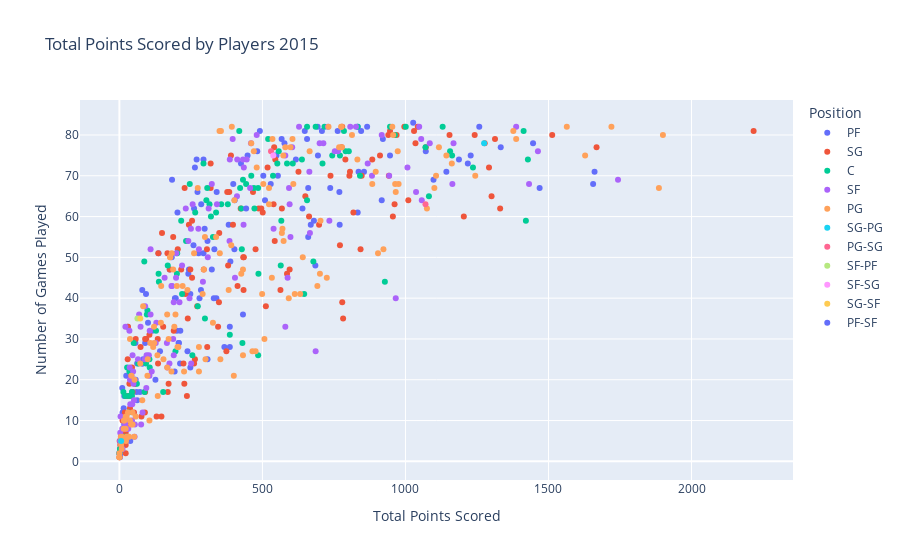

The notebook cell this image was saved under:
### Code cell
# try with hover_name
fig4 = px.scatter(_2015seasons_df, x="PTS", y="G", color='Pos', size_max=25, 
                    title="Total Points Scored by Players 2015", 
                    labels= {
                        "Pos" : "Position", "G" : "Number of Games Played", "PTS": "Total Points Scored"
                    }, hover_name=_2015seasons_df["Player"])
fig4.show()

### Figure 1 — Plotly figure (JSON) as saved in the notebook; plotly's stock layout.template omitted (floating-point values rounded to 4 significant figures; data arrays with more than 128 entries replaced by an {"elided": "..."} marker saying what was removed)
{"data": [{"hovertemplate": "<b>%{hovertext}</b><br><br>Position=PF<br>Total Points Scored=%{x}<br>Number of Games Played=%{y}<extra></extra>", "hovertext": {"elided": "143 str values"}, "legendgroup": "PF", "marker": {"color": "#636efa", "symbol": "circle"}, "mode": "markers", "name": "PF", "orientation": "v", "showlegend": true, "type": "scatter", "x": {"elided": "143 int values"}, "xaxis": "x", "y": {"elided": "143 int values"}, "yaxis": "y"}, {"hovertemplate": "<b>%{hovertext}</b><br><br>Position=SG<br>Total Points Scored=%{x}<br>Number of Games Played=%{y}<extra></extra>", "hovertext": {"elided": "143 str values"}, "legendgroup": "SG", "marker": {"color": "#EF553B", "symbol": "circle"}, "mode": "markers", "name": "SG", "orientation": "v", "showlegend": true, "type": "scatter", "x": {"elided": "143 int values"}, "xaxis": "x", "y": {"elided": "143 int values"}, "yaxis": "y"}, {"hovertemplate": "<b>%{hovertext}</b><br><br>Position=C<br>Total Points Scored=%{x}<br>Number of Games Played=%{y}<extra></extra>", "hovertext": ["Steven Adams", "Alexis Ajinca", "Cole Aldrich", "Lavoy Allen", "Chris Andersen", "Joel Anthony", "Pero Antic", "Omer Asik", "Andrea Bargnani", "Earl Barron", "Aron Baynes", "Sim Bhullar", "Bismack Biyombo", "Tarik Black", "Tarik Black", "Tarik Black", "Andrew Bogut", "Chris Bosh", "Elton Brand", "Clint Capela", "Tyson Chandler", "DeMarcus Cousins", "Samuel Dalembert", "Dewayne Dedmon", "Gorgui Dieng", "Andre Drummond", "Tim Duncan", "Festus Ezeli", "Joel Freeland", "Marc Gasol", "Rudy Gobert", "Marcin Gortat", "Justin Hamilton", "Justin Hamilton", "Justin Hamilton", "Chuck Hayes", "Brendan Haywood", "John Henson", "Roy Hibbert", "J.J. Hickson", "Jordan Hill", "Ryan Hollins", "Al Horford", "Dwight Howard", "Bernard James", "Al Jefferson", "DeAndre Jordan", "Jerome Jordan", "Chris Kaman", "Enes Kanter", "Enes Kanter", "Enes Kanter", "Alex Kirk", "Kosta Koufos", "Ognjen Kuzmic", "Joffrey Lauvergne", "Alex Len", "Meyers Leonard", "Brook Lopez", "Robin Lopez", "Ian Mahinmi", "JaVale McGee", "JaVale McGee", "JaVale McGee", "Nazr Mohammed", "Timofey Mozgov", "Timofey Mozgov", "Timofey Mozgov", "Joakim Noah", "Nerlens Noel", "Lucas Nogueira", "Jusuf Nurkic", "Kelly Olynyk", "Arinze Onuaku", "Zaza Pachulia", "Nikola Pekovic", "Kendrick Perkins", "Kendrick Perkins", "Kendrick Perkins", "Mason Plumlee", "Miles Plumlee", "Miles Plumlee", "Miles Plumlee", "Miroslav Raduljica", "Robert Sacre", "Larry Sanders", "Kevin Seraphin", "Henry Sims", "Jason Smith", "Marreese Speights", "Tiago Splitter", "Greg Stiemsma", "Ronny Turiaf", "Jonas Valanciunas", "Anderson Varejao", "Nikola Vucevic", "Hassan Whiteside", "Jeff Withey", "Cody Zeller", "Tyler Zeller"], "legendgroup": "C", "marker": {"color": "#00cc96", "symbol": "circle"}, "mode": "markers", "name": "C", "orientation": "v", "showlegend": true, "type": "scatter", "x": [537, 443, 338, 315, 320, 87, 356, 557, 430, 32, 461, 2, 304, 379, 105, 274, 422, 928, 96, 32, 771, 1421, 128, 216, 710, 1130, 1070, 201, 169, 1413, 686, 1001, 219, 66, 153, 50, 35, 470, 802, 552, 841, 137, 1156, 646, 44, 1082, 946, 138, 638, 1163, 678, 485, 4, 419, 20, 93, 432, 327, 1236, 566, 265, 106, 88, 18, 27, 785, 299, 486, 485, 744, 6, 426, 656, 27, 606, 386, 246, 202, 44, 717, 294, 233, 61, 8, 307, 196, 520, 586, 656, 791, 428, 14, 0, 963, 255, 1428, 564, 98, 472, 833], "xaxis": "x", "y": [70, 68, 61, 63, 60, 49, 63, 76, 29, 16, 70, 3, 64, 63, 25, 38, 67, 44, 36, 12, 75, 59, 32, 59, 73, 82, 77, 46, 48, 81, 82, 82, 41, 24, 17, 29, 22, 67, 76, 73, 70, 46, 76, 41, 16, 65, 82, 44, 74, 75, 49, 26, 5, 81, 16, 24, 69, 55, 72, 59, 61, 23, 17, 6, 23, 81, 35, 46, 67, 75, 6, 62, 64, 6, 73, 31, 68, 51, 17, 82, 73, 54, 19, 5, 67, 27, 79, 73, 82, 76, 52, 17, 2, 80, 26, 74, 48, 37, 62, 82], "yaxis": "y"}, {"hovertemplate": "<b>%{hovertext}</b><br><br>Position=SF<br>Total Points Scored=%{x}<br>Number of Games Played=%{y}<extra></extra>", "hovertext": ["Al-Farouq Aminu", "Kyle Anderson", "Carmelo Anthony", "Trevor Ariza", "Luke Babbitt", "Harrison Barnes", "Matt Barnes", "Nicolas Batum", "Bojan Bogdanovic", "Corey Brewer", "Corey Brewer", "Corey Brewer", "Chase Budinger", "Reggie Bullock", "Reggie Bullock", "Reggie Bullock", "Caron Butler", "Rasual Butler", "Bruno Caboclo", "DeMarre Carroll", "Omri Casspi", "Wilson Chandler", "Victor Claver", "Chris Copeland", "Robert Covington", "Jae Crowder", "Jae Crowder", "Jae Crowder", "Luigi Datome", "Luigi Datome", "Luigi Datome", "Austin Daye", "Austin Daye", "Austin Daye", "Luol Deng", "Mike Dunleavy", "Kevin Durant", "Cleanthony Early", "James Ennis", "Jeremy Evans", "Landry Fields", "Danilo Gallinari", "Francisco Garcia", "Rudy Gay", "Alonzo Gee", "Alonzo Gee", "Alonzo Gee", "Paul George", "Danny Granger", "Jerami Grant", "Jeff Green", "Jeff Green", "Jeff Green", "Jordan Hamilton", "Maurice Harkless", "Tobias Harris", "Gordon Hayward", "Xavier Henry", "Solomon Hill", "Robbie Hummel", "Andre Iguodala", "Joe Ingles", "LeBron James", "Richard Jefferson", "Chris Johnson", "Chris Johnson", "Chris Johnson", "Chris Johnson", "Wesley Johnson", "Dahntay Jones", "James Jones", "Perry Jones", "Michael Kidd-Gilchrist", "Andrei Kirilenko", "Kawhi Leonard", "Shawn Marion", "Cartier Martin", "Doug McDermott", "Khris Middleton", "Darius Miller", "Mike Miller", "Steve Novak", "Kostas Papanikolaou", "Chandler Parsons", "Paul Pierce", "Quincy Pondexter", "Otto Porter", "Tayshaun Prince", "Tayshaun Prince", "Tayshaun Prince", "Tayshaun Prince", "Glenn Robinson", "Terrence Ross", "Damjan Rudez", "John Salmons", "JaKarr Sampson", "Thabo Sefolosha", "Kyle Singler", "Kyle Singler", "Kyle Singler", "Tony Snell", "Jeffery Taylor", "Lance Thomas", "P.J. Tucker", "Hedo Turkoglu", "Henry Walker", "Gerald Wallace", "T.J. Warren", "Travis Wear", "Martell Webster", "Andrew Wiggins", "Reggie Williams", "Shawne Williams", "Shawne Williams", "Shawne Williams", "Dorell Wright"], "legendgroup": "SF", "marker": {"color": "#ab63fa", "symbol": "circle"}, "mode": "markers", "name": "SF", "orientation": "v", "showlegend": true, "type": "scatter", "x": [412, 74, 966, 1048, 256, 827, 764, 664, 700, 917, 251, 666, 457, 69, 65, 4, 460, 580, 10, 883, 593, 1085, 24, 309, 943, 628, 89, 539, 105, 11, 94, 129, 103, 26, 1007, 595, 686, 210, 312, 90, 46, 734, 45, 1432, 241, 190, 51, 53, 188, 411, 1168, 580, 588, 38, 158, 1164, 1463, 20, 729, 198, 604, 396, 1743, 432, 166, 54, 81, 31, 753, 21, 250, 184, 598, 3, 1057, 276, 36, 109, 1055, 2, 109, 48, 182, 1037, 868, 404, 445, 434, 190, 76, 168, 44, 807, 323, 42, 386, 278, 480, 385, 95, 435, 127, 113, 713, 232, 175, 35, 245, 199, 106, 1387, 37, 341, 292, 49, 219], "xaxis": "x", "y": [74, 33, 40, 82, 63, 82, 76, 71, 78, 80, 24, 56, 67, 36, 25, 11, 78, 75, 8, 70, 67, 78, 10, 50, 70, 82, 25, 57, 21, 3, 18, 34, 26, 8, 72, 63, 27, 39, 62, 38, 26, 59, 14, 68, 54, 39, 15, 6, 30, 65, 78, 33, 45, 14, 45, 68, 76, 9, 82, 45, 77, 79, 69, 74, 29, 9, 12, 8, 76, 33, 57, 43, 55, 7, 64, 57, 23, 36, 79, 5, 52, 22, 43, 66, 73, 45, 74, 58, 26, 9, 23, 10, 82, 68, 21, 74, 52, 80, 54, 26, 72, 29, 22, 78, 62, 24, 32, 40, 51, 32, 82, 20, 63, 44, 19, 48], "yaxis": "y"}, {"hovertemplate": "<b>%{hovertext}</b><br><br>Position=PG<br>Total Points Scored=%{x}<br>Number of Games Played=%{y}<extra></extra>", "hovertext": {"elided": "141 str values"}, "legendgroup": "PG", "marker": {"color": "#FFA15A", "symbol": "circle"}, "mode": "markers", "name": "PG", "orientation": "v", "showlegend": true, "type": "scatter", "x": {"elided": "141 int values"}, "xaxis": "x", "y": {"elided": "141 int values"}, "yaxis": "y"}, {"hovertemplate": "<b>%{hovertext}</b><br><br>Position=SG-PG<br>Total Points Scored=%{x}<br>Number of Games Played=%{y}<extra></extra>", "hovertext": ["Goran Dragic", "Toure' Murry"], "legendgroup": "SG-PG", "marker": {"color": "#19d3f3", "symbol": "circle"}, "mode": "markers", "name": "SG-PG", "orientation": "v", "showlegend": true, "type": "scatter", "x": [1275, 6], "xaxis": "x", "y": [78, 5], "yaxis": "y"}, {"hovertemplate": "<b>%{hovertext}</b><br><br>Position=PG-SG<br>Total Points Scored=%{x}<br>Number of Games Played=%{y}<extra></extra>", "hovertext": ["Brandon Knight", "Austin Rivers"], "legendgroup": "PG-SG", "marker": {"color": "#FF6692", "symbol": "circle"}, "mode": "markers", "name": "PG-SG", "orientation": "v", "showlegend": true, "type": "scatter", "x": [1070, 530], "xaxis": "x", "y": [63, 76], "yaxis": "y"}, {"hovertemplate": "<b>%{hovertext}</b><br><br>Position=SF-PF<br>Total Points Scored=%{x}<br>Number of Games Played=%{y}<extra></extra>", "hovertext": ["Steve Novak"], "legendgroup": "SF-PF", "marker": {"color": "#B6E880", "symbol": "circle"}, "mode": "markers", "name": "SF-PF", "orientation": "v", "showlegend": true, "type": "scatter", "x": [63], "xaxis": "x", "y": [35], "yaxis": "y"}, {"hovertemplate": "<b>%{hovertext}</b><br><br>Position=SF-SG<br>Total Points Scored=%{x}<br>Number of Games Played=%{y}<extra></extra>", "hovertext": ["Quincy Pondexter"], "legendgroup": "SF-SG", "marker": {"color": "#FF97FF", "symbol": "circle"}, "mode": "markers", "name": "SF-SG", "orientation": "v", "showlegend": true, "type": "scatter", "x": [538], "xaxis": "x", "y": [75], "yaxis": "y"}, {"hovertemplate": "<b>%{hovertext}</b><br><br>Position=SG-SF<br>Total Points Scored=%{x}<br>Number of Games Played=%{y}<extra></extra>", "hovertext": ["Glenn Robinson"], "legendgroup": "SG-SF", "marker": {"color": "#FECB52", "symbol": "circle"}, "mode": "markers", "name": "SG-SF", "orientation": "v", "showlegend": true, "type": "scatter", "x": [73], "xaxis": "x", "y": [35], "yaxis": "y"}, {"hovertemplate": "<b>%{hovertext}</b><br><br>Position=PF-SF<br>Total Points Scored=%{x}<br>Number of Games Played=%{y}<extra></extra>", "hovertext": ["Lance Thomas"], "legendgroup": "PF-SF", "marker": {"color": "#636efa", "symbol": "circle"}, "mode": "markers", "name": "PF-SF", "orientation": "v", "showlegend": true, "type": "scatter", "x": [443], "xaxis": "x", "y": [62], "yaxis": "y"}], "layout": {"legend": {"title": {"text": "Position"}, "tracegroupgap": 0}, "title": {"text": "Total Points Scored by Players 2015"}, "xaxis": {"anchor": "y", "domain": [0, 1], "title": {"text": "Total Points Scored"}}, "yaxis": {"anchor": "x", "domain": [0, 1], "title": {"text": "Number of Games Played"}}}}
